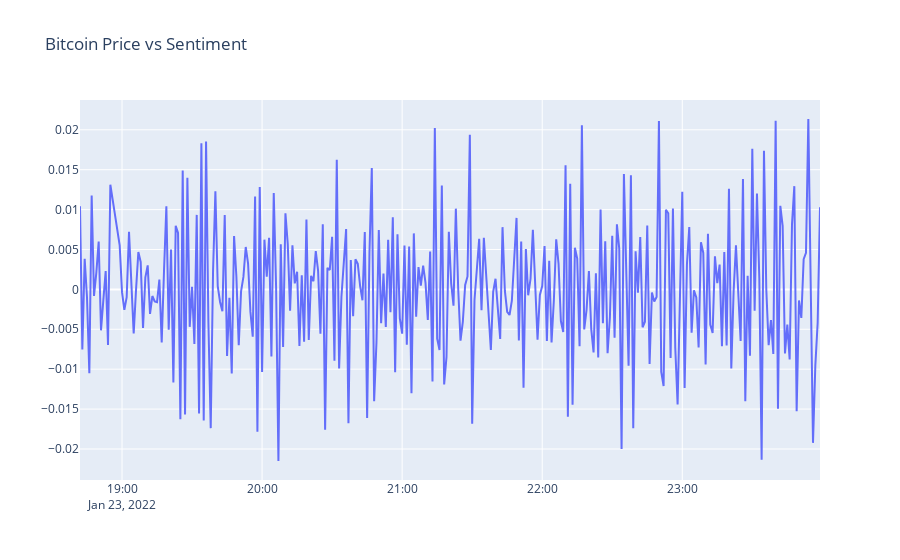

Notebook source saved alongside this figure:
### Code cell
import plotly.graph_objects as go
fig = go.Figure([go.Scatter(x=new_tweets.index, y=new_tweets.daily_sentiment_change,name='MA Sentiment Change (%)')])
fig.update_layout(title="Bitcoin Price vs Sentiment")
fig.show()

### Figure 1 — Plotly figure (JSON) as saved in the notebook; plotly's stock layout.template omitted (floating-point values rounded to 4 significant figures; data arrays with more than 128 entries replaced by an {"elided": "..."} marker saying what was removed)
{"data": [{"name": "MA Sentiment Change (%)", "type": "scatter", "x": {"elided": "313 str values"}, "y": {"elided": "313 float values"}}], "layout": {"title": {"text": "Bitcoin Price vs Sentiment"}}}
